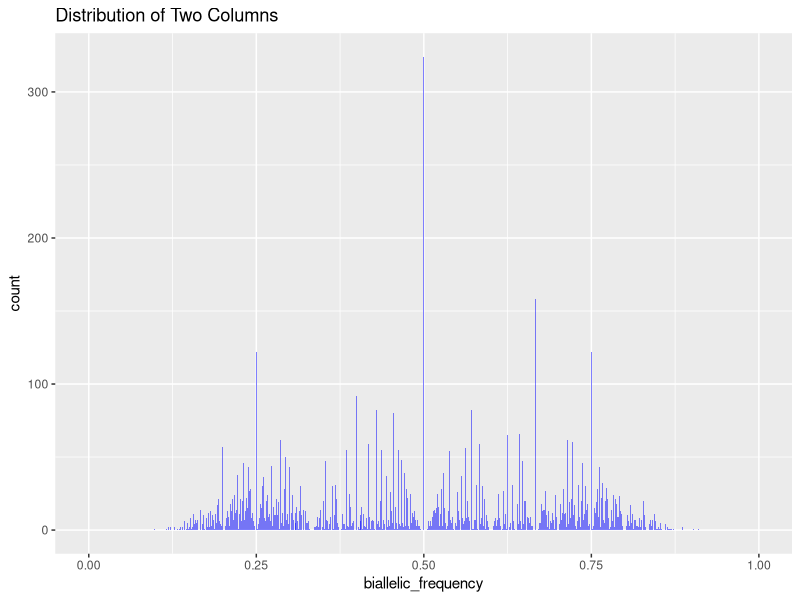
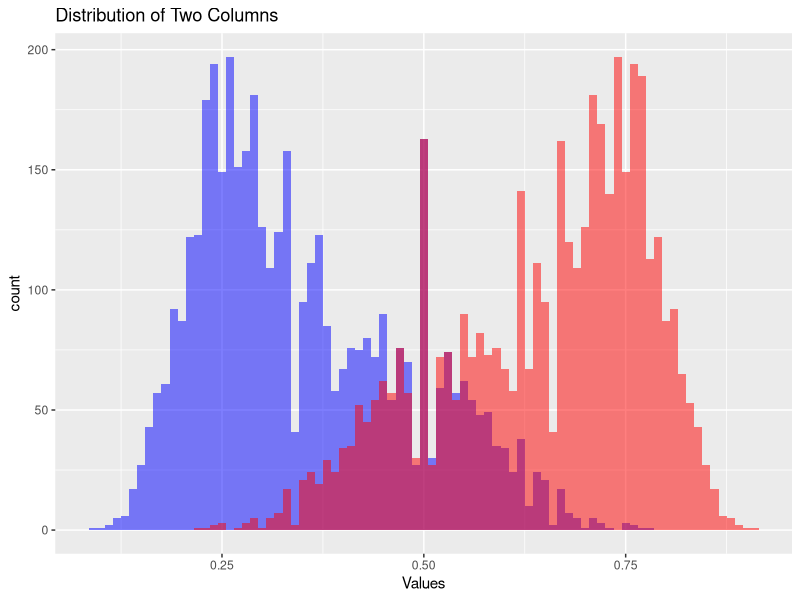

These charts were generated, in order, by the following R code:
## ---- chunk 1
# Function to simulate allele proportions for a single SNP
simulate_snp <- function(mean_depth, n_sites, ploidy, biallelic_freqs,freqs_prob) {
  # Sample read depth from exponential distribution
  read_depth <- round(rexp(1, rate = 1/mean_depth), 0)
  
  # Sample biallelic frequency state based on ploidy
  biallelic_state <- sample(1:length(biallelic_freqs), size = 1, prob = freqs_prob)
  #print("START")

  # Extract corresponding biallelic frequencies
  freq_a <- biallelic_freqs[[biallelic_state]][1]
  freq_b <- biallelic_freqs[[biallelic_state]][2]
  

  # Sample alleles based on frequencies
  alleles <- sample(c("A", "B"), size = read_depth, prob = c(freq_a, freq_b), replace = TRUE)
  
  alleles_a <- sum(alleles == "A")
  alleles_b <- sum(alleles == "B")
  
  # Estimate allele proportions
  prop_a <- alleles_a / read_depth
  prop_b <- alleles_b / read_depth
  
  #print(alleles)
  #print(c(prop_a, prop_b))
  
  # Return allele proportions
  return(c(read_depth,alleles_a,alleles_b,prop_a, prop_b))
}

# Define biallelic frequencies for different ploidies
biallelic_freqs_diploid <- list(c(0.5, 0.5))
biallelic_freqs_triploid <- list(c(0.33, 0.66))
biallelic_freqs_tetraploid <- list(c(0.5,0.5),c(0.25, 0.75))

# Set parameters
mean_depth <- 20  # Adjust this value as needed
n_sites <- 10000    # Adjust this value as needed

# Define ploidies to simulate
ploidies <- c(2, 3, 4)

# Select ploidy randomly
current_ploidy <- sample(ploidies, size = 1)
current_ploidy <- 4
# Get corresponding biallelic frequencies
if (current_ploidy == 2) {
  biallelic_freqs <- biallelic_freqs_diploid
  freqs_prob <- 1
} else if (current_ploidy == 3) {
  biallelic_freqs <- biallelic_freqs_triploid
  freqs_prob <- 1
} else if (current_ploidy == 4){
  biallelic_freqs <- biallelic_freqs_tetraploid
  freqs_prob <- c(0.25,0.75)
}

print(current_ploidy)
# Initialize empty matrix to store allele proportions
#all_props <- matrix(nrow = n_sites, ncol = 5)
all_props <- data.frame()

# Simulate for each SNP site
for (i in 1:n_sites) {
  
  # Simulate and store allele proportions
  props <- simulate_snp(mean_depth, 1, current_ploidy, biallelic_freqs,freqs_prob)
  #all_props[i, ] <- props
  all_props <- rbind(all_props,props)
}

colnames(all_props) <- c("read_depth","allele_a_reads","allele_b_reads","allele_prop_a","allele_prop_b")

# Print or further analyze the simulated allele proportions in all_props matrix
#print(all_props)

## ---- chunk 2
minimum_allele_depth <- 5

all_props_QC <-all_props[all_props$allele_a_reads >= minimum_allele_depth & all_props$allele_b_reads >= minimum_allele_depth,]
## ---- chunk 3
library(ggplot2)

complete_freqs <- c(all_props_QC$allele_prop_a,all_props_QC$allele_prop_b) 

ggplot(as.data.frame(complete_freqs), aes(x = complete_freqs)) +
  geom_histogram(alpha = 0.5, fill = "blue", binwidth = 0.001) +  # Adjust bins as needed
  labs(title = "Distribution of Two Columns", x = "biallelic_frequency") +
  xlim(0,1)
## ---- chunk 4
library(ggplot2)

ggplot(all_props_QC, aes(x = allele_prop_a)) +
  geom_histogram(alpha = 0.5, fill = "blue", binwidth = 0.01) +  # Adjust bins as needed
  geom_histogram(data = all_props_QC, aes(x = allele_prop_b), alpha = 0.5, fill = "red", binwidth = 0.01) +
  labs(title = "Distribution of Two Columns", x = "Values")
